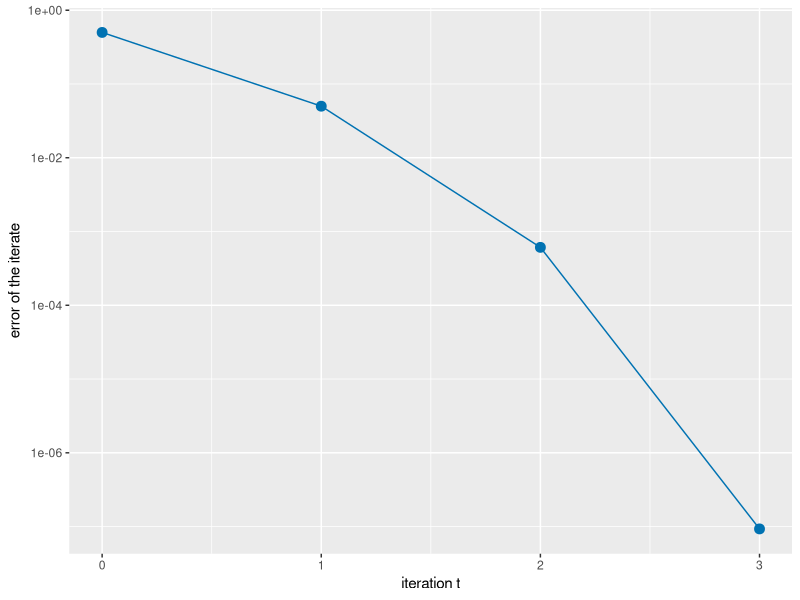

Recreate this plot in R.
## ---- chunk 1
#| label: newton-convergence-fig-r
#| fig-alt: >-
#|   Line graph with the iteration number 0 to 3 on the horizontal axis and the
#|   error of the Newton iterate on a logarithmic vertical axis. Four blue
#|   points fall from 0.5 at iteration 0 to 0.05, then about 0.0006, then
#|   about 0.0000001, each drop larger than the last.
#| fig-height: 3.5
#| fig-width: 5
nc_x_nc <- numeric(4)
nc_x_nc[1] <- 2.5
for (nc_t_nc in 1:3) {
  nc_prev_nc <- nc_x_nc[nc_t_nc]
  nc_x_nc[nc_t_nc + 1] <- 0.5 * (nc_prev_nc + 4 / nc_prev_nc)
}
nc_steps_nc <- tibble::tibble(t = 0:3, error = nc_x_nc - 2)
ggplot2::ggplot(nc_steps_nc, ggplot2::aes(t, error)) +
  ggplot2::geom_line(colour = "#0072B2") +
  ggplot2::geom_point(colour = "#0072B2", size = 3) +
  ggplot2::scale_y_log10() +
  ggplot2::labs(x = "iteration t", y = "error of the iterate")
